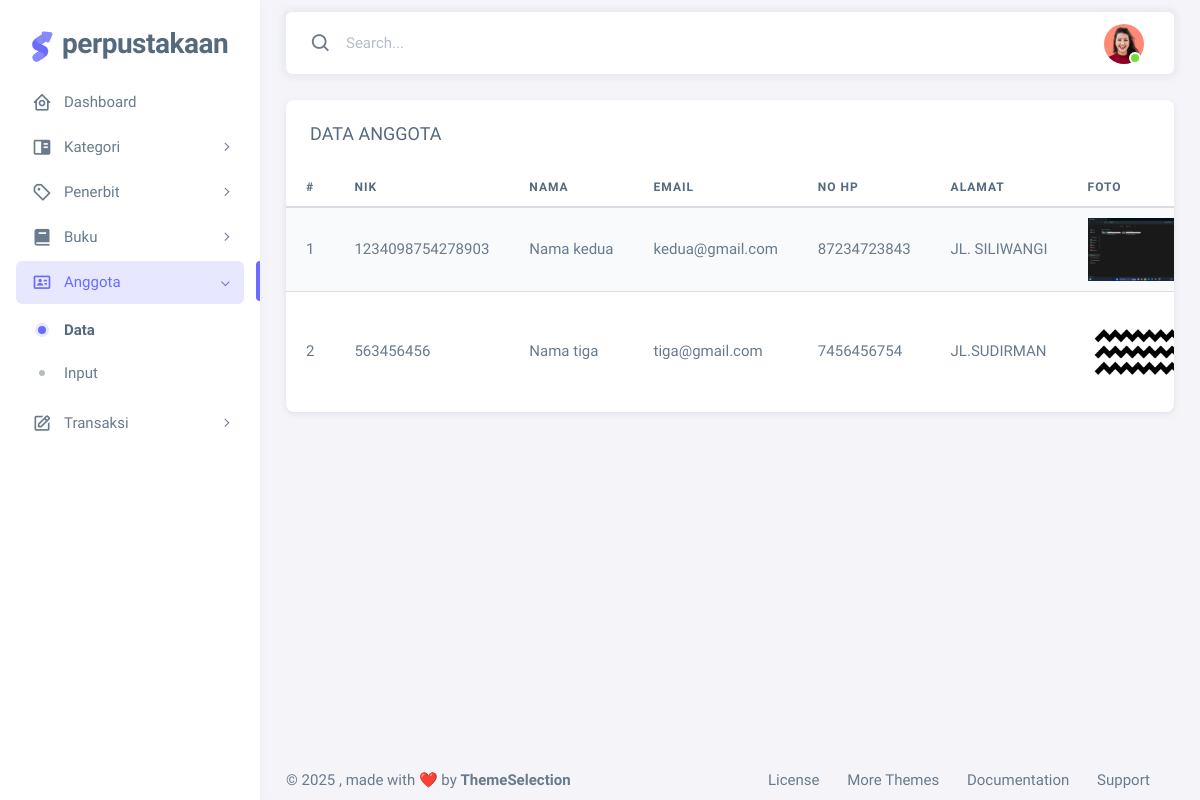
The app's page /dashboard/index.php?page=anggota-data (signed in) with its own data.
### tables this page shows
CREATE TABLE `anggota` (
  `nik` varchar(16) NOT NULL,
  `nama` varchar(15) NOT NULL,
  `email` varchar(20) NOT NULL,
  `no_hp` varchar(18) NOT NULL,
  `alamat` varchar(100) NOT NULL,
  `foto` varchar(50) NOT NULL
);

### dashboard/pages/anggota-data.php (the view, shortened to what this page needs)
<div class="container-xxl flex-grow-1 container-p-y">
    <div class="row">
        <div class="col-lg mb-4 order-0">
            <div class="card">
                <h5 class="card-header">DATA ANGGOTA</h5>
                <div class="table-responsive text-nowrap">
                    <table class="table table-striped">
                        <thead>
                            <tr>
                                <th>#</th>
                                <th>NIK</th>
                                <th>NAMA</th>
                                <th>EMAIL</th>
                                <th>NO HP</th>
                                <th>ALAMAT</th>
                                <th>FOTO</th>
                            </tr>
                        </thead>
                        <tbody class="table-border-bottom-0">
                            <?php
                            include('components/koneksi.php');
                            $query = "SELECT * FROM anggota";
                            $q = mysqli_query($koneksi, $query);
                            $no = 1;
                            while ($data = mysqli_fetch_array($q)) {
                            ?>
                            <tr>
                                <td scope="row"><?= $no++ ?></td>
                                <td><?= $data['nik'] ?></td>
                                <td><?= $data['nama'] ?></td>
                                <td><?= $data['email'] ?></td>
                                <td><?= $data['no_hp'] ?></td>
                                <td><?= $data['alamat'] ?></td>
                                <td>
                                    <img style="width: 100px;" src="pages/proses-anggota/image/<?= $data['foto'] ?>"
                                        alt="">
                                </td>
                            </tr>
                            <?php
                            }
                            ?>
                        </tbody>
                    </table>
                </div>
            </div>
        </div>
    </div>
</div>

### records on screen
anggota: nik "1234098754278903", nama "Nama kedua", email "kedua@gmail.com", no_hp "87234723843", alamat "JL. SILIWANGI", foto (picture)
anggota: nik "563456456", nama "Nama tiga", email "tiga@gmail.com", no_hp "7456456754", alamat "JL.SUDIRMAN", foto (picture)
